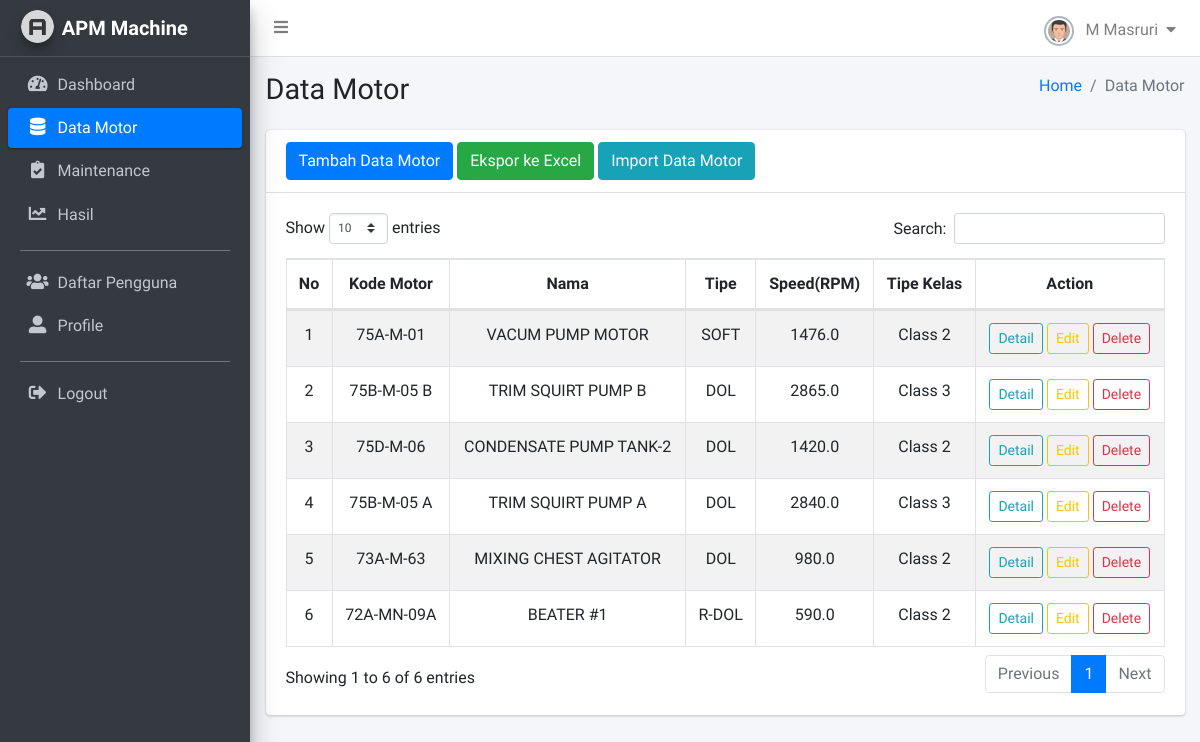
/apm-machine/data-motor/ (signed in), run on an earlier commit of the app's database.
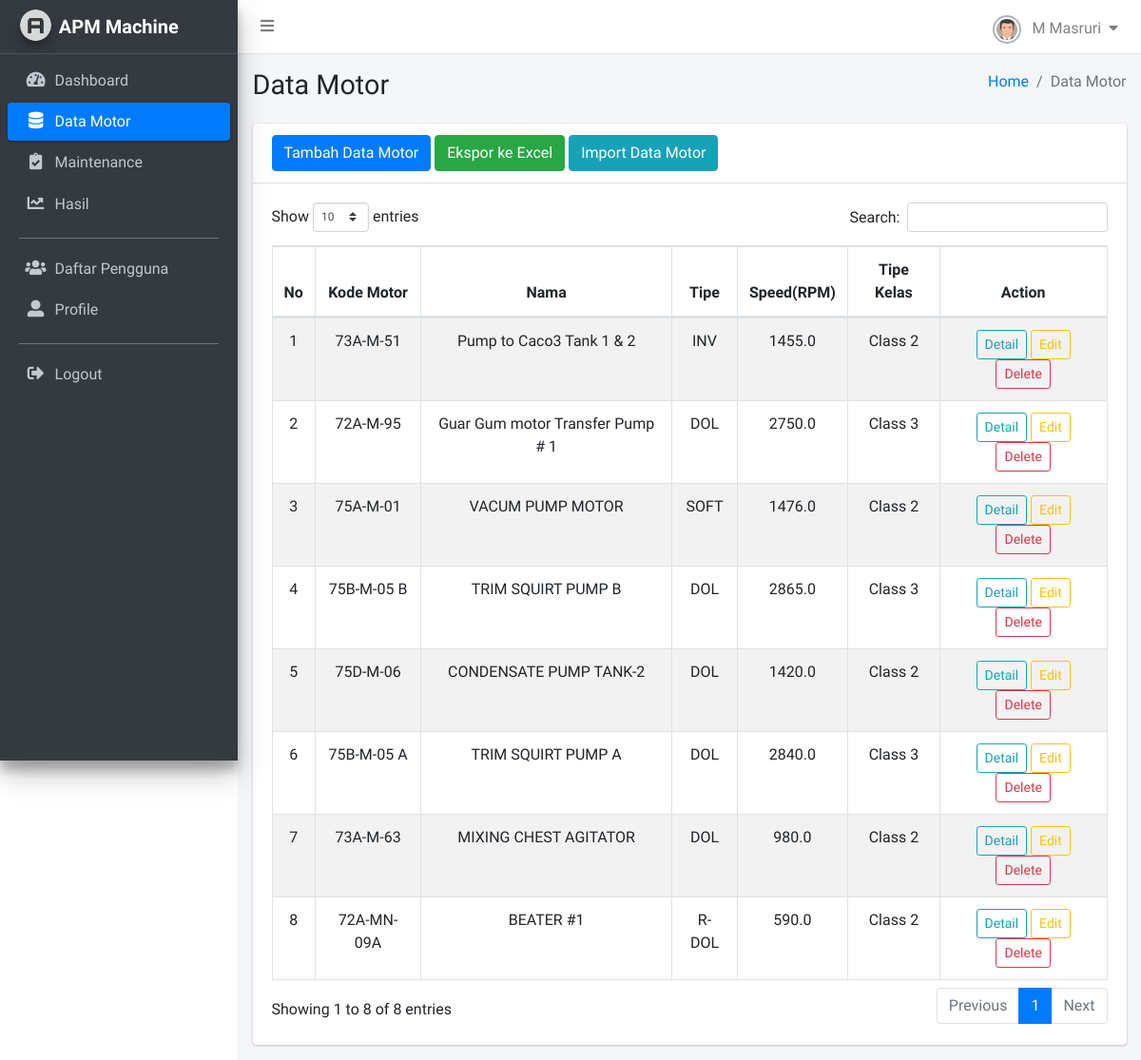
And on a later commit of the database.
### monitoring/models.py (models this page shows, shortened)
class Motor(models.Model):
    tag_number = models.CharField(_("Tag No"), max_length=50, unique=True)
    name = models.CharField(_("Motor Name"), max_length=100, null=True, blank=True)
    output = models.FloatField(_("Output"), help_text='Daya dalam KW', null=True, blank=True)
    voltage = models.FloatField(_("Voltage"), help_text='Tegangan dalam Volt', null=True, blank=True)
    starter_type = models.CharField(_("Starter Type"), max_length=50, null=True, blank=True)
    set_ol = models.FloatField(_("SET OL"), null=True, blank=True)
    input = models.FloatField(_("Input"), help_text='Arus dalam Ampere', null=True, blank=True)
    speed = models.FloatField(_("Speed"), help_text='RPM', null=True, blank=True)
    frek = models.FloatField(_("FREK/WEN/CY/HZ"), null=True, blank=True)
    frame = models.CharField(_("Frame"), max_length=50, null=True, blank=True)
    foundation_type = models.CharField(_("Fondation Type"), max_length=50, help_text='Rigid atau Flexible', null=True, blank=True)
    class_type = models.CharField(_("Class Type"), max_length=50, help_text='Kelas 2 atau 3', null=True, blank=True)
    created_at = models.DateTimeField(auto_now_add=True, verbose_name="Dibuat Pada")
    class Meta:
        verbose_name = "Motor"
        verbose_name_plural = "Daftar Motor"

### monitoring/views/motors.py (the view)
# urls.py: path('data-motor/', data_motor, name='data_motor'),
@login_required(login_url='login')
def data_motor(request):
    motors = Motor.objects.all().order_by('-created_at')
    context = {
        'motors': motors
    }
    return render(request, 'tables/data_motor.html', context)

### templates/tables/data_motor.html (shortened to what this page needs)
{% load static %}
<!DOCTYPE html>
<html lang="en">
<head>
    <link rel="stylesheet" href="{% static 'plugins/fontawesome-free/css/all.min.css' %}">
    <link rel='stylesheet' href='https://cdnjs.cloudflare.com/ajax/libs/font-awesome/4.0.3/css/font-awesome.css'>
    <link rel="stylesheet" href="{% static 'plugins/datatables-bs4/css/dataTables.bootstrap4.min.css' %}">
    <link rel="stylesheet" href="{% static 'plugins/datatables-responsive/css/responsive.bootstrap4.min.css' %}">
    <link rel="stylesheet" href="{% static 'plugins/sweetalert2-theme-bootstrap-4/bootstrap-4.min.css' %}">
    <link rel="stylesheet" href="{% static 'plugins/toastr/toastr.min.css' %}">
    <link rel="stylesheet" href="{% static 'dist/css/adminlte.min.css' %}">
</head>
<body class="hold-transition sidebar-mini layout-fixed layout-navbar-fixed">
    <div class="wrapper">
        {% include 'snippets/navbar.html' %}
        {% include 'snippets/sidebar.html' %}
        <div class="content-wrapper">
            <section class="content-header">
            <div class="container-fluid">
                <div class="row mb-2">
                <div class="col-sm-6">
                    <h1>Data Motor</h1>
                </div>
                <div class="col-sm-6">
                    <ol class="breadcrumb float-sm-right">
                    <li class="breadcrumb-item"><a href="#">Home</a></li>
                    <li class="breadcrumb-item active">Data Motor</li>
                    </ol>
                </div>
                </div>
            </div>
            </section>
            <section class="content">
                <div class="container-fluid">
                    <div class="row">
                    <div class="col-12">
                        <div class="card">
                            <div class="card-header">
                                <button type="button" class="btn btn-primary" data-toggle="modal" data-target="#tambahdatamotor">
                                Tambah Data Motor
                                </button>
                                <a href="{% url "export-motor-excel" %}" class="btn btn-success">
                                Ekspor ke Excel
                                </a>
                                <button type="button" class="btn btn-info" data-toggle="modal" data-target="#importMotorModal">
                                    Import Data Motor
                                </button>
                            </div>
                            <div class="card-body">
                                <table id="datamotor" class="table table-bordered table-striped text-center">
                                <thead>
                                <tr>
                                    <th>No</th>
                                    <th>Kode Motor</th>
                                    <th>Nama</th>
                                    <th>Tipe</th>
                                    <th>Speed(RPM)</th>
                                    <th>Tipe Kelas</th>
                                    <th>Action</th>
                                </tr>
                                </thead>
                                <tbody>
                                    {% for m in motors %}
                                    <tr>
                                        <td>{{forloop.counter}}</td>
                                        <td>{{m.tag_number}}</td>
                                        <td>{{m.name}}</td>
                                        <td>{{m.starter_type}}</td>
                                        <td>{{m.speed}}</td>
                                        <td>{{m.class_type}}</td>
                                        <td>
                                            <button type="button" class="btn btn-outline-info btn-sm" data-toggle="modal" data-target="#detaildatamotor{{m.id}}"> Detail </button>
                                            <button type="button" class="btn btn-outline-warning btn-sm" data-toggle="modal" data-target="#editdatamotor{{m.id}}" >Edit</button>
                                            <button type="button" class="btn btn-outline-danger btn-sm" data-toggle="modal" data-target="#hapusdatamotor{{m.id}}">Delete</button>
                                        </td>
                                    </tr>
                                    {% endfor %}
                                </tbody>
                                </table>
                            </div>
                        </div>
                    </div>
                    </div>
                </div>
            </section>
        </div>
    </div>
</body>
</html>

### templates/snippets/navbar.html (shortened to what this page needs)
{% load static %}
<nav class="main-header navbar navbar-expand navbar-white navbar-light">
    <ul class="navbar-nav">
        <li class="nav-item">
            <a class="nav-link" data-widget="pushmenu" href="#" role="button">
                <i class="fas fa-bars"></i>
            </a>
        </li>
    </ul>
    <ul class="navbar-nav ml-auto">
        <li class="nav-item dropdown">
            <a class="nav-link" data-toggle="dropdown" href="#">
                <img class="img-circle img-bordered-sm" src="{% static 'dist/img/user.jpg' %}" alt="User Image" width="30" height="30">
                <span class="ml-2">{{ request.user.first_name }} {{ request.user.last_name }}</span>
                <i class="fas fa-caret-down ml-1"></i>
            </a>
        </li>
    </ul>
</nav>

### templates/snippets/sidebar.html
{% load static %}
<aside class="main-sidebar sidebar-dark-primary elevation-4">
    <a href="#" class="brand-link">
    <img src="{% static 'dist/img/AdminLTELogo.png' %}" alt="AdminLTE Logo" class="brand-image img-circle elevation-3" style="opacity: .8">
    <span class="brand-text font-weight-bold">APM Machine</span>
    </a>
    <div class="sidebar">
    <nav class="mt-2">
        <ul class="nav nav-pills nav-sidebar flex-column" data-widget="treeview" role="menu" data-accordion="false">
        <li class="nav-item">
            <a href="{% url "dashboard" %}" class="nav-link {% if request.resolver_match.url_name == "dashboard" %} active {% endif %}">
            <i class="nav-icon fas fa-tachometer-alt"></i>
            <p>
                Dashboard
            </p>
            </a>
        </li>
        <li class="nav-item">
            <a href="{% url 'data_motor' %}" class="nav-link {% if request.resolver_match.url_name == "data_motor" %} active {% endif %}">
            <i class="nav-icon fas fa-database"></i>
            <p>
                Data Motor
            </p>
            </a>
        </li>
        <li class="nav-item">
            <a href="{% url 'data_maintenance' %}" class="nav-link {% if request.resolver_match.url_name == "data_maintenance" %} active {% endif %}">
            <i class="nav-icon fas fa-clipboard-check"></i>
            <p>
                Maintenance
            </p>
            </a>
        </li>
        <li class="nav-item">
            <a href="{% url 'data_results' %}" class="nav-link {% if request.resolver_match.url_name == "data_results" %} active {% endif %}">
            <i class="nav-icon fas fa-chart-line"></i>
            <p>
                Hasil
            </p>
            </a>
        </li>
        <li class="nav-header">
            <hr class="my-1" style="border-top: 1px solid rgba(255,255,255,0.3);">
        </li>
        {% if user.is_superuser %}
        <li class="nav-item">
            <a href="{% url 'list_pengguna' %}" class="nav-link {% if request.resolver_match.url_name == "list_pengguna" %} active {% endif %}">
            <i class="nav-icon fas fa-users"></i>
            <p>
                Daftar Pengguna
            </p>
            </a>
        </li>
        {% endif %}
        <li class="nav-item">
            <a href="{% url 'profile' user.id %}" class="nav-link {% if request.resolver_match.url_name == "profile" %} active {% endif %}">
            <i class="nav-icon fas fa-user-alt"></i>
            <p>
                Profile
            </p>
            </a>
        </li>
        <li class="nav-header">
            <hr class="my-1" style="border-top: 1px solid rgba(255,255,255,0.3);">
        </li>
        <li class="nav-item">
            <a href="{% url "logout" %}" class="nav-link">
            <i class="nav-icon fas fa-sign-out-alt"></i>
            <p>
                Logout
            </p>
            </a>
        </li>
        </ul>
    </nav>
    </div>
</aside>

What changed in the data, as far as the page shows it:
added Motor: tag_number "73A-M-51", name "Pump to Caco3 Tank 1 & 2", starter_type "INV", speed "1455.0", class_type "Class 2"
added Motor: tag_number "72A-M-95", name "Guar Gum motor Transfer Pump # 1", starter_type "DOL", speed "2750.0", class_type "Class 3"
Also different on the page:
text written by a page script: "Show entries Search: Showing 1 to 6 of 6 entries Previous 1 Next" → "Show entries Search: Showing 1 to 8 of 8 entries Previous 1 Next"
